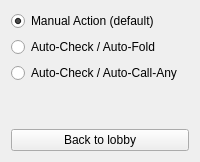
             <widget class="QWidget" name="tab_away" >
              <attribute name="title" >
               <string>Away</string>
              </attribute>
              <layout class="QGridLayout" >
               <item row="0" column="0" >
                <widget class="QRadioButton" name="radioButton_manualAction" >
                 <property name="focusPolicy" >
                  <enum>Qt::NoFocus</enum>
                 </property>
                 <property name="text" >
                  <string>Manual Action (default)</string>
                 </property>
                 <property name="checked" >
                  <bool>true</bool>
                 </property>
                </widget>
               </item>
               <item row="1" column="0" >
                <widget class="QRadioButton" name="radioButton_autoCheckFold" >
                 <property name="focusPolicy" >
                  <enum>Qt::NoFocus</enum>
                 </property>
                 <property name="text" >
                  <string>Auto-Check / Auto-Fold</string>
                 </property>
                </widget>
               </item>
               <item row="2" column="0" >
                <widget class="QRadioButton" name="radioButton_autoCheckCallAny" >
                 <property name="focusPolicy" >
                  <enum>Qt::NoFocus</enum>
                 </property>
                 <property name="text" >
                  <string>Auto-Check / Auto-Call-Any</string>
                 </property>
                </widget>
               </item>
               <item row="3" column="0" >
                <spacer>
                 <property name="orientation" >
                  <enum>Qt::Vertical</enum>
                 </property>
                 <property name="sizeHint" >
                  <size>
                   <width>20</width>
                   <height>40</height>
                  </size>
                 </property>
                </spacer>
               </item>
               <item row="4" column="0" >
                <widget class="QPushButton" name="pushButton_backToLobby" >
                 <property name="maximumSize" >
                  <size>
                   <width>16777215</width>
                   <height>24</height>
                  </size>
                 </property>
                 <property name="text" >
                  <string>Back to lobby</string>
                 </property>
                </widget>
               </item>
              </layout>
             </widget>
